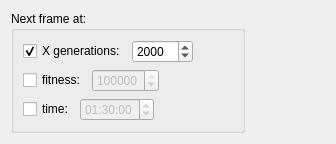
                     <widget class="QWidget" name="tab_4">
                      <attribute name="title">
                       <string>all else</string>
                      </attribute>
                      <layout class="QGridLayout" name="gridLayout_10">
                       <item row="0" column="0">
                        <layout class="QHBoxLayout" name="horizontalLayout_20">
                         <item>
                          <widget class="QGroupBox" name="groupBox_6">
                           <property name="title">
                            <string>Next frame at:</string>
                           </property>
                           <layout class="QGridLayout" name="gridLayout_9">
                            <item row="0" column="0">
                             <layout class="QVBoxLayout" name="verticalLayout_9">
                              <item>
                               <layout class="QHBoxLayout" name="horizontalLayout_18">
                                <item>
                                 <widget class="QCheckBox" name="generations_button_2">
                                  <property name="text">
                                   <string>X generations:</string>
                                  </property>
                                  <property name="checked">
                                   <bool>true</bool>
                                  </property>
                                 </widget>
                                </item>
                                <item>
                                 <widget class="QSpinBox" name="generations_spinbox_2">
                                  <property name="minimum">
                                   <number>1</number>
                                  </property>
                                  <property name="maximum">
                                   <number>10000</number>
                                  </property>
                                  <property name="value">
                                   <number>2000</number>
                                  </property>
                                 </widget>
                                </item>
                                <item>
                                 <spacer name="horizontalSpacer_18">
                                  <property name="orientation">
                                   <enum>Qt::Horizontal</enum>
                                  </property>
                                  <property name="sizeHint" stdset="0">
                                   <size>
                                    <width>40</width>
                                    <height>20</height>
                                   </size>
                                  </property>
                                 </spacer>
                                </item>
                               </layout>
                              </item>
                              <item>
                               <layout class="QHBoxLayout" name="horizontalLayout_21">
                                <item>
                                 <widget class="QCheckBox" name="fitness_button_2">
                                  <property name="text">
                                   <string>fitness:</string>
                                  </property>
                                 </widget>
                                </item>
                                <item>
                                 <widget class="QSpinBox" name="fitness_spinbox_2">
                                  <property name="enabled">
                                   <bool>false</bool>
                                  </property>
                                  <property name="minimum">
                                   <number>1</number>
                                  </property>
                                  <property name="maximum">
                                   <number>1000000000</number>
                                  </property>
                                  <property name="value">
                                   <number>100000</number>
                                  </property>
                                 </widget>
                                </item>
                                <item>
                                 <spacer name="horizontalSpacer_22">
                                  <property name="orientation">
                                   <enum>Qt::Horizontal</enum>
                                  </property>
                                  <property name="sizeHint" stdset="0">
                                   <size>
                                    <width>40</width>
                                    <height>20</height>
                                   </size>
                                  </property>
                                 </spacer>
                                </item>
                               </layout>
                              </item>
                              <item>
                               <layout class="QHBoxLayout" name="horizontalLayout_22">
                                <item>
                                 <widget class="QCheckBox" name="time_button_2">
                                  <property name="text">
                                   <string>time:</string>
                                  </property>
                                 </widget>
                                </item>
                                <item>
                                 <widget class="QTimeEdit" name="time_timeedit_2">
                                  <property name="enabled">
                                   <bool>false</bool>
                                  </property>
                                  <property name="time">
                                   <time>
                                    <hour>1</hour>
                                    <minute>30</minute>
                                    <second>0</second>
                                   </time>
                                  </property>
                                 </widget>
                                </item>
                                <item>
                                 <spacer name="horizontalSpacer_23">
                                  <property name="orientation">
                                   <enum>Qt::Horizontal</enum>
                                  </property>
                                  <property name="sizeHint" stdset="0">
                                   <size>
                                    <width>40</width>
                                    <height>20</height>
                                   </size>
                                  </property>
                                 </spacer>
                                </item>
                               </layout>
                              </item>
                             </layout>
                            </item>
                           </layout>
                          </widget>
                         </item>
                         <item>
                          <spacer name="horizontalSpacer_24">
                           <property name="orientation">
                            <enum>Qt::Horizontal</enum>
                           </property>
                           <property name="sizeHint" stdset="0">
                            <size>
                             <width>40</width>
                             <height>20</height>
                            </size>
                           </property>
                          </spacer>
                         </item>
                         <item>
                          <spacer name="horizontalSpacer_25">
                           <property name="orientation">
                            <enum>Qt::Horizontal</enum>
                           </property>
                           <property name="sizeHint" stdset="0">
                            <size>
                             <width>40</width>
                             <height>20</height>
                            </size>
                           </property>
                          </spacer>
                         </item>
                        </layout>
                       </item>
                      </layout>
                     </widget>
